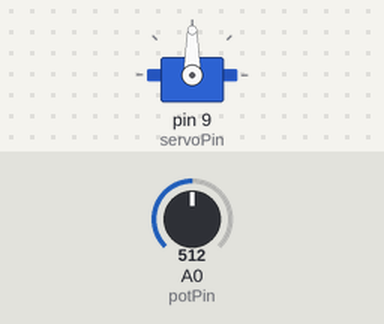
This sketch was run on a simulated Arduino Uno, built with avr-gcc and run on an emulated ATmega328P. On the bench: servo. Inputs (shaded band) come from the test bench; at power-on: A0 (potPin) = 512.

Above: at 1.2 s.
1.3 s: A0 (potPin) set to 716
At 1.9 s:
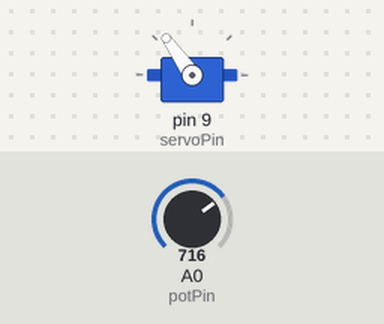
2.8 s: A0 (potPin) set to 900
At 3.1 s:
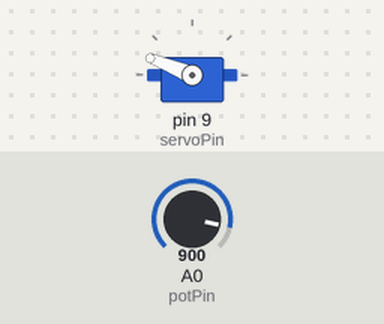
4.3 s: A0 (potPin) set to 1023
At 5.4 s:
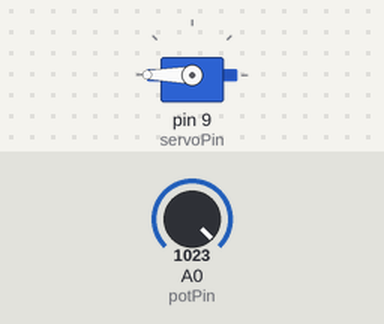
5.8 s: A0 (potPin) set to 306
At 6.6 s:
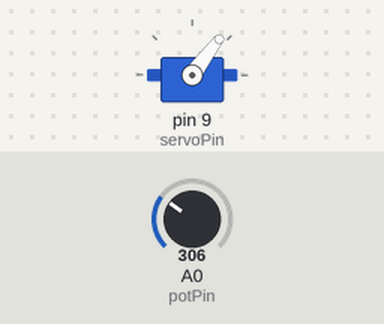
7.3 s: A0 (potPin) set to 122
At 7.7 s:
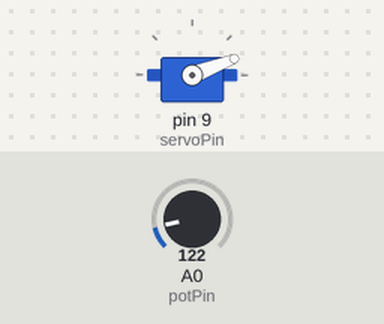
Timing chart, 0 to 9.8 s (numbered marks = the images above; inputs shaded):
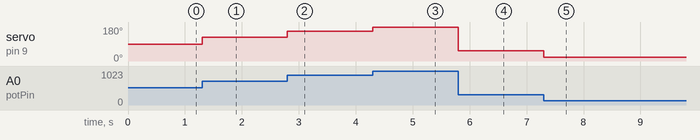

Measured:
- after the input at 1.3 s, servo on pin 9 (servoPin): 90° → 125° at once
- after the input at 2.8 s, servo on pin 9 (servoPin): 125° → 158° at once
- after the input at 4.3 s, servo on pin 9 (servoPin): 158° → 180° at once
- after the input at 5.8 s, servo on pin 9 (servoPin): 180° → 53° at once
- after the input at 7.3 s, servo on pin 9 (servoPin): 53° → 21° at once

The sketch:

main.ino
```cpp
#include<Servo.h> //we are using commands in pre-made servo library

Servo Servo1; //create a servo object, so that we can tell it what to do

int servoPin = 9; //tell the Arduino which pin it was connected
int potPin = A0; //since we use potentiometer as an input device to control to servo motor


void setup() {
  Servo1.attach(servoPin); //the void setup link the servo to the pin
}

void loop() {
  int reading = analogRead(potPin); // we need to read the value from analog input to pin A0
  int angle = map(reading, 0, 1023, 0, 180); //as Arduino reads to voltage through pin A0(0 or 1023
 // but servo doesn't understand 1023 it just want 0 to 180 degrees
  // we utilize voltage as the measurement of the angle!!! :DDD
  Servo1.write(angle); // implement
}
```
